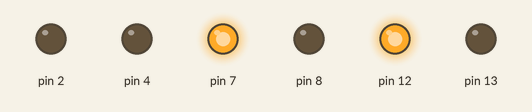
This sketch was run on a simulated Arduino Uno, built with avr-gcc and run on an emulated ATmega328P. Parts: output pins drawn as LEDs (lit = HIGH).

Above: at 2.5 s.
At 7.5 s:
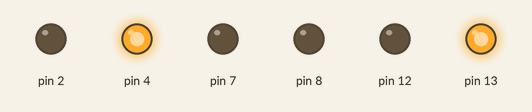
At 12.5 s:
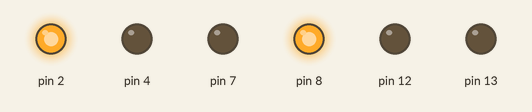
Timing chart, 0 to 19.5 s (numbered marks = the images above):
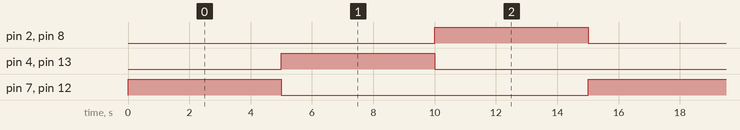

The sketch:

glorious_blorr_jaban1.ino
```cpp
int pin = 0;

void setup()
{
  pinMode(12, OUTPUT);
  pinMode(7, OUTPUT);
  pinMode(4, OUTPUT);
  pinMode(13, OUTPUT);
  pinMode(2, OUTPUT);
  pinMode(8, OUTPUT);
}

void loop()
{
  digitalWrite(12, HIGH);
  digitalWrite(7, HIGH);
  delay(5000); // Wait for 5000 millisecond(s)
  digitalWrite(12, LOW);
  digitalWrite(7, LOW);
  digitalWrite(4, HIGH);
  digitalWrite(13, HIGH);
  delay(5000); // Wait for 5000 millisecond(s)
  digitalWrite(4, LOW);
  digitalWrite(13, LOW);
  digitalWrite(2, HIGH);
  digitalWrite(8, HIGH);
  delay(5000); // Wait for 5000 millisecond(s)
  digitalWrite(2, LOW);
  digitalWrite(8, LOW);
}
```

Measured:
- by itself, pin 2, pin 4, pin 7, pin 8, pin 12, pin 13: alternates HIGH for 5.0 s and LOW for 10.0 s
- by itself, everything shown: repeats every 15.0 s, in 4 steps
